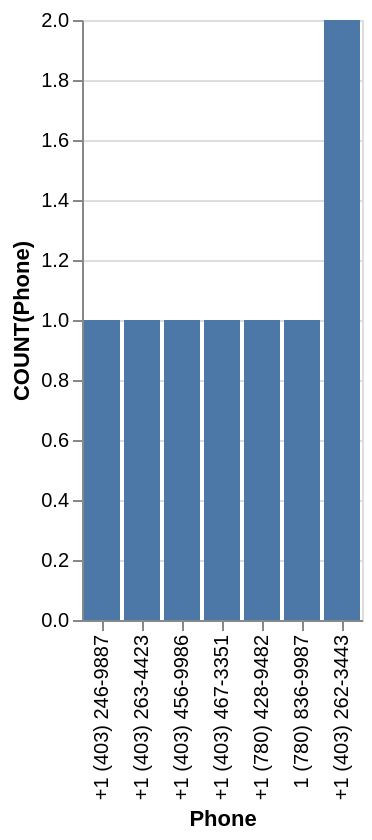

The Vega-Lite source for this figure:
### Vega-Lite specification from a JSON file in a GitHub repository (floating-point values rounded to 4 significant figures)
{"data": {"values": [{"x_data": "+1 (403) 246-9887", "y_data": 1}, {"x_data": "+1 (403) 262-3443", "y_data": 2}, {"x_data": "+1 (403) 263-4423", "y_data": 1}, {"x_data": "+1 (403) 456-9986", "y_data": 1}, {"x_data": "+1 (403) 467-3351", "y_data": 1}, {"x_data": "+1 (780) 428-9482", "y_data": 1}, {"x_data": "1 (780) 836-9987", "y_data": 1}]}, "mark": "bar", "encoding": {"x": {"field": "x_data", "type": "nominal", "title": "Phone", "sort": {"op": "sum", "field": "y_data", "order": "ascending"}}, "y": {"field": "y_data", "type": "quantitative", "title": "COUNT(Phone)"}}}
